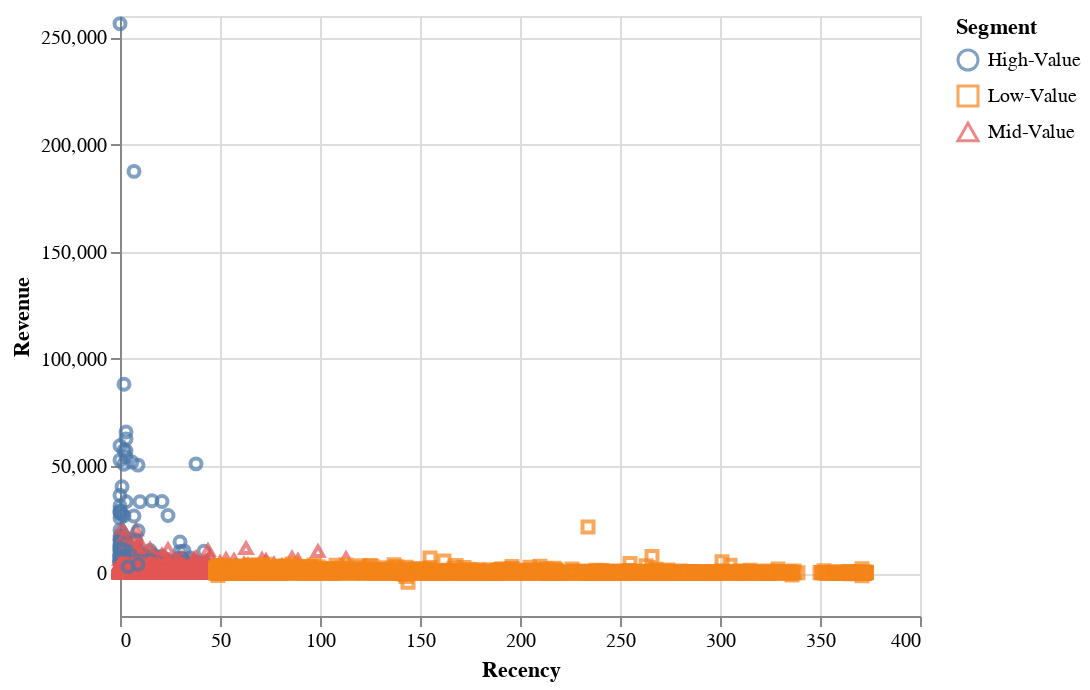

Write notebook code for a chart like this one.
### Code cell
alt.Chart(tx_user).mark_point().encode(
    x='Recency',
    y='Revenue',
    color='Segment',
    shape='Segment',
)

### Figure 1 — Vega-Lite specification as saved in the notebook (floating-point values rounded to 4 significant figures; data arrays with more than 128 entries replaced by an {"elided": "..."} marker saying what was removed)
{"config": {"view": {"continuousWidth": 400, "continuousHeight": 300}}, "data": {"name": "data-3d865d507ad0d84dad5e83b3ed664f85"}, "mark": "point", "encoding": {"color": {"type": "nominal", "field": "Segment"}, "shape": {"type": "nominal", "field": "Segment"}, "x": {"type": "quantitative", "field": "Recency"}, "y": {"type": "quantitative", "field": "Revenue"}}, "$schema": "https://vega.github.io/schema/vega-lite/v4.8.1.json", "datasets": {"data-3d865d507ad0d84dad5e83b3ed664f85": {"elided": "3950 records"}}}
